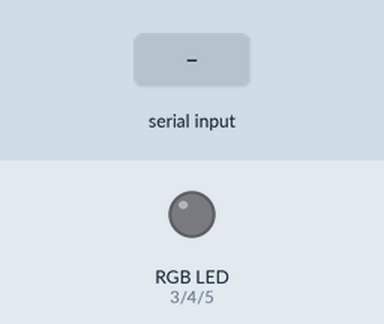
A sketch run on a simulated Arduino Uno, built with avr-gcc and run on an emulated ATmega328P. On the bench: an RGB LED mixed from three pins (HIGH = lit). The inputs (shaded band) are chosen by the test bench.

Above: at 1.2 s.
1.3 s: "1" received over the second serial link
At 2.3 s:
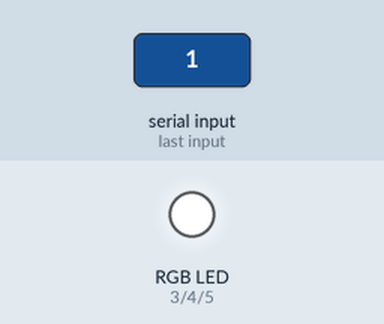
2.8 s: "0" received over the second serial link
At 3.5 s:
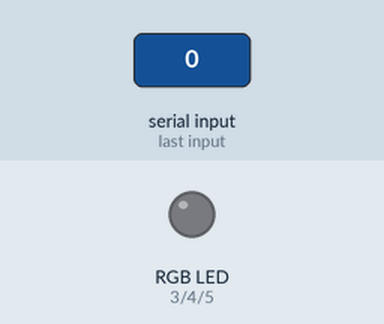
Timing chart, 0 to 5.8 s (numbered marks = the images above; inputs shaded):
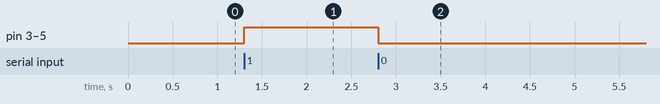

The sketch:

BluetoothLED_RGB.ino
```cpp
#include <SoftwareSerial.h>

#define Tx 11
#define Rx 12
#define RED 3
#define GREEN 4
#define BLUE 5


SoftwareSerial btserial(Tx,Rx);


void setup() {

  btserial.begin(9600);

}

void loop() {

  if(btserial.available() > 0) {

    int rgbdata = btserial.read();

    analogWrite(RED,0);

    analogWrite(GREEN,0);

    analogWrite(BLUE,0);


   if (rgbdata == '1') {

      analogWrite(RED,255);

      analogWrite(GREEN,255);

      analogWrite(BLUE,255);

      delay(300);

    }


    else if (rgbdata == '0') {

      analogWrite(RED,0);

      analogWrite(GREEN,0);

      analogWrite(BLUE,0);

      delay(300);

    }

  }

}
```

Measured:
- after the input at 1.3 s, pin 3 (RED), pin 4 (GREEN), pin 5 (BLUE): LOW → HIGH at once
- after the input at 2.8 s, pin 3 (RED), pin 4 (GREEN), pin 5 (BLUE): HIGH → LOW at once
